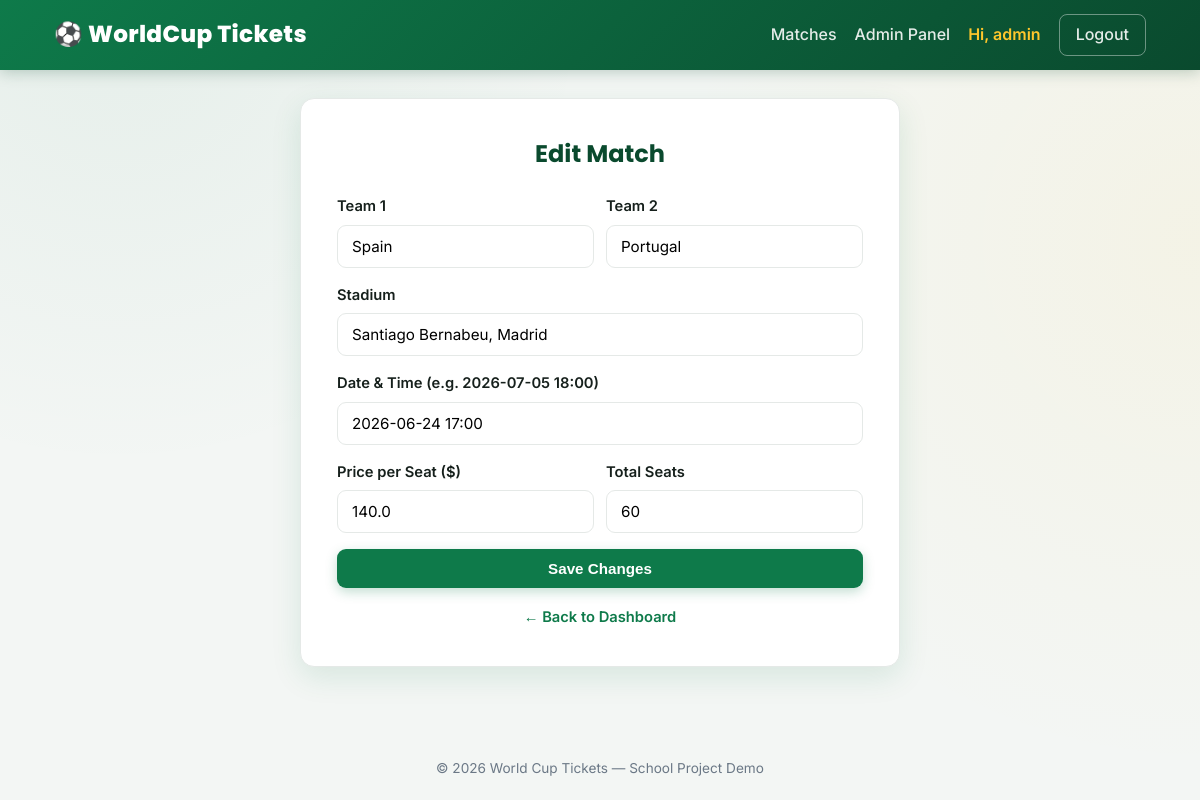
/admin/edit-match/3 (signed in), run on the app's committed database.
### tables this page shows
CREATE TABLE matches (
        id INTEGER PRIMARY KEY AUTOINCREMENT,
        team1 TEXT NOT NULL,
        team2 TEXT NOT NULL,
        stadium TEXT NOT NULL,
        match_date TEXT NOT NULL,
        price REAL NOT NULL,
        total_seats INTEGER NOT NULL
    );

### app.py (the view, shortened to what this page needs)
@app.route("/admin/edit-match/<int:match_id>", methods=["GET", "POST"])
@admin_required
def edit_match(match_id):
    db = get_db()
    match = db.execute("SELECT * FROM matches WHERE id = ?", (match_id,)).fetchone()
    if not match:
        flash("Match not found.", "danger")
        return redirect(url_for("admin_dashboard"))
    return render_template("edit_match.html", match=match)

### app.py (called while the page is built)
@app.context_processor
def inject_helpers():
    return dict(flag_code=flag_code, stadium_image=stadium_image)

def get_db():
    if "db" not in g:
        g.db = sqlite3.connect(DB)
        g.db.row_factory = sqlite3.Row
    return g.db

def admin_required(f):
    @wraps(f)
    def wrapper(*args, **kwargs):
        if "user_id" not in session or not session.get("is_admin"):
            flash("Admin access required.", "danger")
            return redirect(url_for("index"))
        return f(*args, **kwargs)
    return wrapper

### templates/edit_match.html (shortened to what this page needs)
{% extends "base.html" %}
{% block content %}
<div class="form-card" style="max-width: 600px;">
    <h2>Edit Match</h2>
    <form method="POST">
        <div class="form-row">
            <div class="form-group">
                <label for="team1">Team 1</label>
                <input type="text" id="team1" name="team1" value="{{ match.team1 }}" required>
            </div>
            <div class="form-group">
                <label for="team2">Team 2</label>
                <input type="text" id="team2" name="team2" value="{{ match.team2 }}" required>
            </div>
        </div>
        <div class="form-group">
            <label for="stadium">Stadium</label>
            <input type="text" id="stadium" name="stadium" value="{{ match.stadium }}" required>
        </div>
        <div class="form-group">
            <label for="match_date">Date &amp; Time (e.g. 2026-07-05 18:00)</label>
            <input type="text" id="match_date" name="match_date" value="{{ match.match_date }}" placeholder="YYYY-MM-DD HH:MM" required>
        </div>
        <div class="form-row">
            <div class="form-group">
                <label for="price">Price per Seat ($)</label>
                <input type="number" id="price" name="price" step="0.01" min="0" value="{{ match.price }}" required>
            </div>
            <div class="form-group">
                <label for="total_seats">Total Seats</label>
                <input type="number" id="total_seats" name="total_seats" min="1" value="{{ match.total_seats }}" required>
            </div>
        </div>
        <button type="submit" class="btn btn-primary">Save Changes</button>
    </form>
    <div class="form-footer">
        <a href="{{ url_for('admin_dashboard') }}">&larr; Back to Dashboard</a>
    </div>
</div>
{% endblock %}

### static/css/style.css (style rules this page uses)
:root { --primary: #0e7a4a; --primary-light: #16a35f; --primary-dark: #0a4a2e; --gold: #ffc72c; --gold-dark: #e6a800; --light-bg: #f3f6f4; --card-bg: #ffffff; --text-dark: #16201c; --text-muted: #6b7886; --danger: #dc2626; --success: #16a34a; --warning: #d97706; --border: #e5e9e7; --shadow-sm: 0 2px 10px rgba(14, 122, 74, 0.06); --shadow-md: 0 10px 30px rgba(14, 122, 74, 0.12); --radius: 14px; }
* { margin: 0; padding: 0; box-sizing: border-box; }
html { scroll-behavior: smooth; }
body { font-family: 'Inter', 'Segoe UI', Tahoma, Geneva, Verdana, sans-serif; background-color: var(--light-bg); background-image: radial-gradient(circle at 10% 0%, rgba(14, 122, 74, 0.06) 0%, transparent 35%), radial-gradient(circle at 100% 30%, rgba(255, 199, 44, 0.07) 0%, transparent 40%); color: var(--text-dark); line-height: 1.6; min-height: 100vh; display: flex; flex-direction: column; animation: fadeInBody 0.5s ease; }
h1, h2, h3, .logo, .match-teams, .ticket-header h2 { font-family: 'Poppins', 'Inter', sans-serif; }
.btn { display: inline-block; padding: 11px 22px; border-radius: 9px; border: none; font-weight: 600; font-size: 0.95rem; cursor: pointer; text-decoration: none; text-align: center; transition: transform 0.15s ease, box-shadow 0.2s ease, background 0.2s ease, opacity 0.2s ease; }
.btn-primary { background: var(--primary); color: #fff; width: 100%; box-shadow: 0 4px 12px rgba(14, 122, 74, 0.25); }
.form-card { background: var(--card-bg); border-radius: var(--radius); box-shadow: var(--shadow-md); padding: 36px; max-width: 460px; margin: 0 auto; animation: popIn 0.4s ease; border: 1px solid var(--border); }
.form-card h2 { margin-bottom: 22px; color: var(--primary-dark); text-align: center; font-weight: 700; }
.form-group { margin-bottom: 16px; }
.form-group label { display: block; margin-bottom: 6px; font-weight: 600; font-size: 0.92rem; }
.form-group input, .form-group select { width: 100%; padding: 11px 14px; border: 1.5px solid var(--border); border-radius: 9px; font-size: 0.95rem; transition: border-color 0.2s, box-shadow 0.2s; font-family: inherit; }
.form-row { display: grid; grid-template-columns: 1fr 1fr; gap: 12px; }
.form-footer { text-align: center; margin-top: 18px; font-size: 0.92rem; color: var(--text-muted); }
.form-footer a { color: var(--primary); font-weight: 600; text-decoration: none; }

### data on the page
matches: team1 "Spain", team2 "Portugal", stadium "Santiago Bernabeu, Madrid", match_date "2026-06-24 17:00", price "140.0", total_seats "60"

### other printed values
{{ session.get('username') }} "admin"
